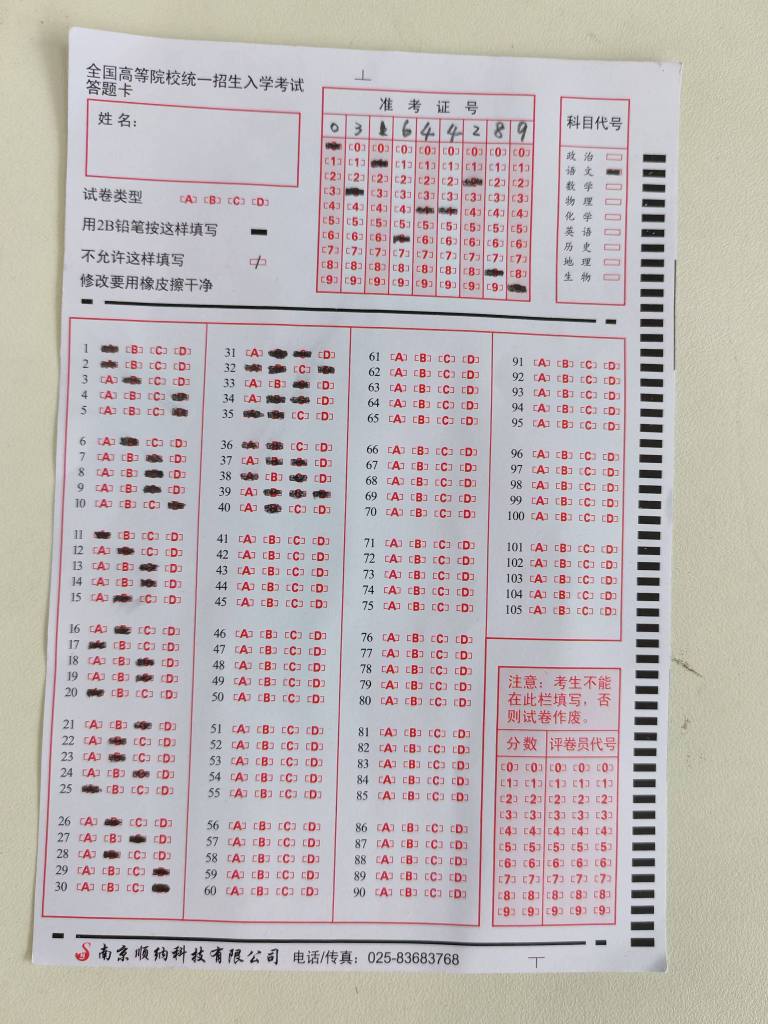
#> input picture dtk/dtk1.jpg, 3072 x 4096 px, found by its file name (shown at 1/4 size)
$ python C.py
#> lines starting #> are read from the running program, lines starting #| are printed output that depends on the picture; after the words box and inside, x2 and y2 are one past the last pixel; in counts of white or black regions, pixels touching at a corner belong together
import numpy as np
import cv2
import os
import math
from imutils import auto_canny, contours
import openpyxl

# 透视变换要找到变换矩阵。变换矩阵要求：原图的4个点坐标和变换之后的4个点坐标-现在已找到原图的4个点坐标. 需要找到变换之后的4个坐标  先对获取到的4个角点坐标按照一定顺序(顺时针或逆时针)排序
# 为了获取第四个点，编写一个函数seek_points通过两条边相交计算第四个点
def seek_points(A,B,C,D):
    # 计算直线 AB 和 CD 的斜率
    m_ab = (B[1] - A[1]) / (B[0] - A[0]) if B[0] != A[0] else float('inf')
    m_cd = (D[1] - C[1]) / (D[0] - C[0]) if D[0] != C[0] else float('inf')
    # 计算求出第四个点
    x=(m_ab*A[0]-m_cd*C[0]+C[1]-A[1])/(m_ab-m_cd)
    y = m_ab * (x - A[0]) + A[1]
    return [x,y]
# 找到对应的四个点
def order_points(pts):
    rect = np.zeros((6, 2), dtype='float32') # 创建全是0的矩阵, 来接收等下找出来的6个角的坐标
    rect_f = np.zeros((4, 2), dtype='float32')  # 创建全是0的矩阵, 来接收等下找出来的透视变换矩阵的4个角的坐标
    sorted_x = np.argsort(pts[:, 0])
    # 左上、下角的点
    if pts[sorted_x[0]][1] <= pts[sorted_x[1]][1]:
        rect[0]=pts[sorted_x[0]]  # 左上
        rect[1] = pts[sorted_x[1]]  # 左下
    else:
        rect[0] = pts[sorted_x[1]]
        rect[1] = pts[sorted_x[0]]
    # 右上、右中的点
    if pts[sorted_x[5]][1] <= pts[sorted_x[4]][1]:
        rect[2] = pts[sorted_x[5]]  # 右上
        rect[4] = pts[sorted_x[4]]  # 右中
    else:
        rect[2] = pts[sorted_x[4]]
        rect[4] = pts[sorted_x[5]]
    # 使用 np.argsort 获取 y 坐标排序后的索引
    sorted_y = np.argsort(pts[:, 1])
    # 下中的点
    if pts[sorted_y[5]][0] > pts[sorted_y[4]][0]:
        rect[5] = pts[sorted_y[5]]  # 下中
    else:
        rect[5] = pts[sorted_y[4]]  # 下中
    rect[3]=seek_points(rect[1],rect[5],rect[2],rect[4])
    # print(rect[3])
    rect_f[0]=rect[0]
    rect_f[1]=rect[2]
    rect_f[2]=rect[3]
    rect_f[3]=rect[1]
    return rect_f


# 透视变换函数
def four_point_transform(image, pts):
    rect = order_points(pts) # 对输入的4个坐标排序
    # 将排序后的点分别赋值给左上角（tl）、右上角（tr）、右下角（br）和左下角（bl）
    (tl, tr, br, bl) = rect
    widthA = np.sqrt((br[0] - bl[0]) ** 2 + (br[1] - bl[1]) ** 2)# 下两点距离 # 空间中两点的距离
    widthB = np.sqrt((tr[0] - tl[0]) ** 2 + (tr[1] - tl[1]) ** 2)# 上两点距离
    max_width = max(int(widthA), int(widthB))
    heightA = np.sqrt((tr[0] - br[0]) ** 2 + (tr[1] - br[1]) ** 2)# 右两点距离
    heightB = np.sqrt((tl[0] - bl[0]) ** 2 + (tl[1] - bl[1]) ** 2)# 左两点距离
    max_height = max(int(heightA), int(heightB))
    dst = np.array([ # 构造变换之后的对应坐标位置
        [0, 0],
        [max_width - 1, 0],
        [max_width - 1, max_height - 1],
        [0, max_height - 1]], dtype='float32') # 从0开始所以减一
    M = cv2.getPerspectiveTransform(rect, dst) # 计算变换矩阵
    warped = cv2.warpPerspective(image, M, (max_width, max_height)) # 透视变换-图片摆正
    return warped


def main():
    # 设置输出目录
    output_dir = r"D:\dtk"

    # 读取图像
    img = cv2.imread(r"D:\dtk\dtk1.jpg")
#> img is the input picture: shape (4096, 3072, 3); mean B, G, R 181.3, 181.4, 188.3

    # 将图像转换为灰度图
    gray = cv2.cvtColor(img, cv2.COLOR_BGR2GRAY)

    # 对灰度图像应用高斯模糊，减少噪声
    blurred = cv2.GaussianBlur(gray, (7, 7), 0)
    # 保存模糊后的图像
    cv2.imwrite(os.path.join(output_dir, 'blurred.jpg'), blurred)

    # 使用Canny算法进行边缘检测
    edged = cv2.Canny(blurred, 75, 200)
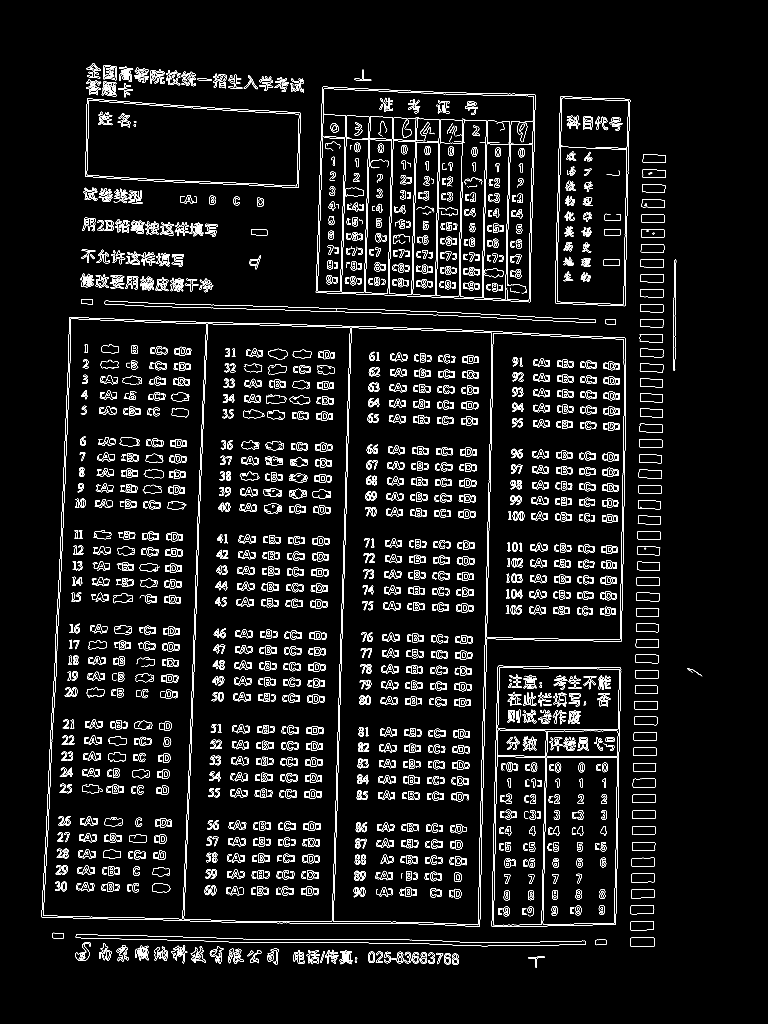
#> edged: shape (4096, 3072) (shown at 1/4 size); 2.9% white in thin lines or dots, all inside (x1, y1, x2, y2) = (166, 253, 2809, 3872)
    # 保存边缘检测后的图像
    cv2.imwrite(os.path.join(output_dir, 'edged.jpg'), edged)

    # 检测边缘图像中的轮廓
    cnts = cv2.findContours(edged.copy(), cv2.RETR_EXTERNAL, cv2.CHAIN_APPROX_SIMPLE)[0]
#> cnts = 432 contours, 212 with area under 20; largest, box (x1, y1, x2, y2) and area: (166, 1268, 2504, 3707) 4772149, (1263, 347, 2142, 1209) 702066, (1967, 2663, 2485, 3707) 511690, (341, 394, 1203, 751) 260512, (2222, 386, 2521, 1225) 230566

    # 创建一个图像副本，用于绘制轮廓
    contours_img = img.copy()
    # 在图像上绘制所有检测到的轮廓
    cv2.drawContours(contours_img, cnts, -1, (0, 0, 255), 3)
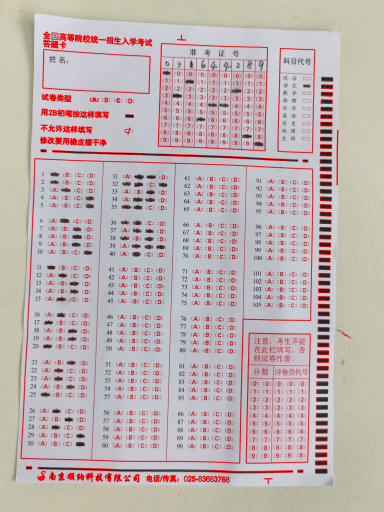
#> contours_img: shape (4096, 3072, 3) (shown at 1/8 size); mean B, G, R 177.5, 177.9, 191.3
    # 保存绘制轮廓后的图像
    cv2.imwrite(os.path.join(output_dir, 'contours_img.jpg'), contours_img)

    # 初始化计数器
    count = 0
    # 确保至少检测到一个轮廓
    if len(cnts) > 0:
        # 根据轮廓面积对轮廓进行降序排序
        cnts = sorted(cnts, key=cv2.contourArea, reverse=True)
        # 根据轮廓周长对轮廓进行降序排序
        cnts = sorted(cnts, key=lambda c: cv2.arcLength(c, True), reverse=True)
        # 遍历排序后的轮廓
        for c in cnts:
            # 计算轮廓的周长
            perimeter = cv2.arcLength(c, True)
            # 对轮廓进行多边形近似
            approx = cv2.approxPolyDP(c, 0.025 * perimeter, True)
            # 如果近似后的轮廓有6个点，认为找到了答题卡的轮廓
            if len(approx) == 6:
                docCnt = approx
                area = cv2.contourArea(c)
                # 如果是第一个找到的轮廓，绘制圆点和编号
                if count == 0:
                    for pt in approx:
                        cv2.circle(img, (int(pt[0][0]), int(pt[0][1])), 15, (0, 0, 255), -1)
                    cv2.putText(img, str(count), (approx[0][0][0] + 10, approx[0][0][1] + 10),
                                cv2.FONT_HERSHEY_SIMPLEX, 0.5, (255, 0, 0), 2)
                # 更新计数器
                count += 1
                # 找到答题卡轮廓后，跳出循环
                break
#> this loop made 1 pass
#> (perimeter, area, count) on pass 1: (9431.1, 4772149, 1)
#> after the loop, count = 1

    # 保存标记了轮廓的图像
    cv2.imwrite(os.path.join(output_dir, 'dd.jpg'), img)

    # 进行透视变换，对图像进行校正
    warped = four_point_transform(gray, docCnt.reshape(6, 2))
#> in order_points, `sorted_x = np.argsort(pts[:, 0])`: sorted_x = [1, 0, 2, 3, 4, 5]
#> in order_points, `sorted_y = np.argsort(pts[:, 1])`: sorted_y = [0, 5, 3, 4, 1, 2]
#> in four_point_transform, `rect = order_points(pts)`: rect = [[278, 1268], [2501, 1352], [2471.7, 3718], [167, 3668]]
#> in four_point_transform, `(tl, tr, br, bl) = rect`: tl = [278, 1268]; tr = [2501, 1352]; br = [2471.7, 3718]; bl = [167, 3668]
#> in four_point_transform, `widthA = np.sqrt((br[0] - bl[0]) ** 2 + (br[1] - bl[1]) ** 2)# 下两点距离`: widthA = 2305.2
#> in four_point_transform, `widthB = np.sqrt((tr[0] - tl[0]) ** 2 + (tr[1] - tl[1]) ** 2)# 上两点距离`: widthB = 2224.6
#> in four_point_transform, `max_width = max(int(widthA), int(widthB))`: max_width = 2305
#> in four_point_transform, `heightA = np.sqrt((tr[0] - br[0]) ** 2 + (tr[1] - br[1]) ** 2)# 右两点距离`: heightA = 2366.2
#> in four_point_transform, `heightB = np.sqrt((tl[0] - bl[0]) ** 2 + (tl[1] - bl[1]) ** 2)# 左两点距离`: heightB = 2402.6
#> in four_point_transform, `max_height = max(int(heightA), int(heightB))`: max_height = 2402
#> in four_point_transform, `dst = np.array([ # 构造变换之后的对应坐标位置 [0, 0], [max_width - 1, 0], [max_widt..`: dst = [[0, 0], [2304, 0], [2304, 2401], [0, 2401]]
#> in four_point_transform, `M = cv2.getPerspectiveTransform(rect, dst)`: M = [[1.04, 0.0479, -349], [-0.0398, 1.05, -1324], [-7.38e-06, 1.51e-05, 1]]
    # 保存透视变换后的图像
    cv2.imwrite(os.path.join(output_dir, 'warped.jpg'), warped)

    # 取出涂黑区域
    kernel = np.ones((9, 9), np.uint8)#9 9  图二  9 9
    dilated = cv2.dilate(warped, kernel, iterations=3)#3  图二  1
    cv2.imwrite(os.path.join(output_dir, 'dilated.jpg'), dilated)
    # 腐蚀
    eroded = cv2.erode(dilated, kernel, iterations=3)#3  图二  1
    cv2.imwrite(os.path.join(output_dir, 'eroded.jpg'), eroded)
    ret, marked_area = cv2.threshold(eroded, 173, 255,
                                     cv2.THRESH_BINARY)#173 255 图二  150 255
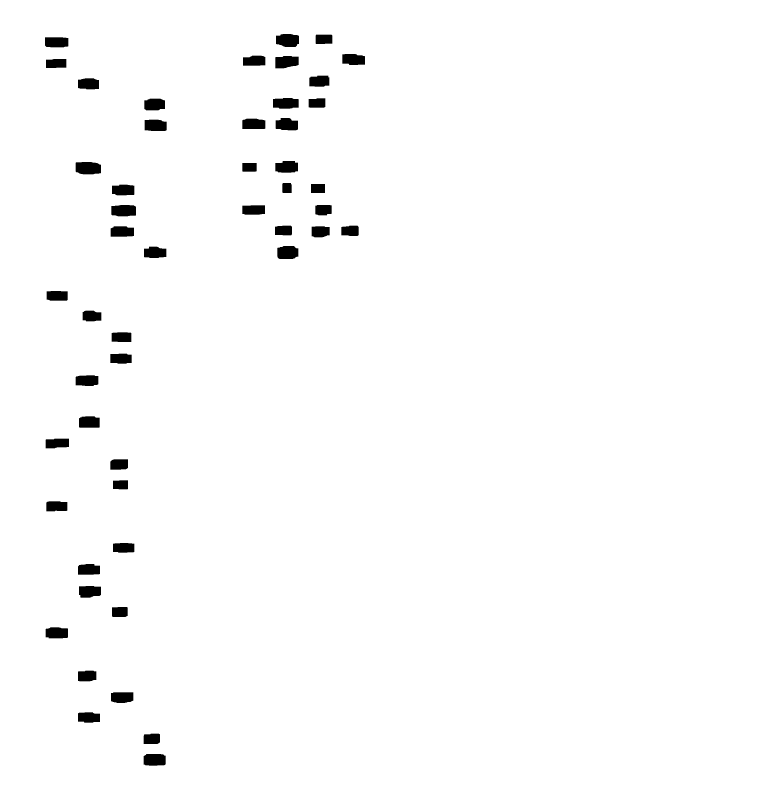
#> marked_area: shape (2402, 2305) (shown at 1/3 size); 98.4% white; 50 black regions
    cv2.imwrite(os.path.join(output_dir, 'marked_area.jpg'), marked_area)

    # 确定归一化的目标尺寸
    target_width = 100
    target_height = 100

    height, width = warped.shape
    # 计算归一化因子
    x_scale = target_width / width
    y_scale = target_height / height
    # 确定刻度间隔
    scale_x = int(2/x_scale)  # 可以根据图像大小调整
    scale_y = int(2/y_scale) # 可以根据图像大小调整
    # 绘制x轴刻度线和刻度值
    for i in range(0, width, scale_x):
        normalized_x = int(i * x_scale)
        cv2.line(warped, (i, 0), (i, 10), (0, 0, 255), 1)  # 绘制垂直刻度线
        cv2.putText(warped, str(normalized_x), (i, 20), cv2.FONT_HERSHEY_SIMPLEX, 0.5, (0, 0, 255), 1)
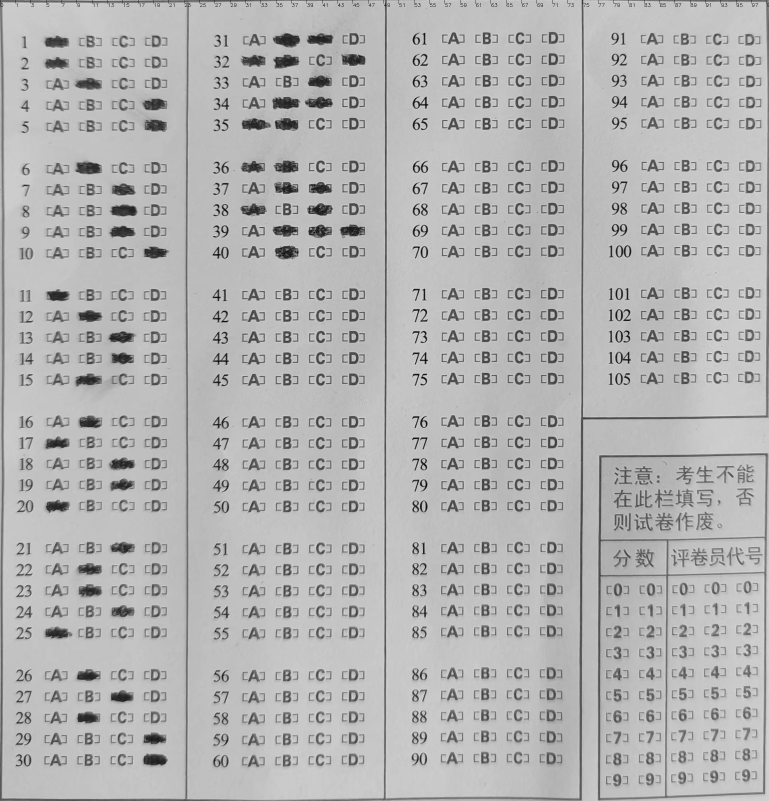
#> warped: shape (2402, 2305) (shown at 1/3 size); min 0, max 234, mean 179.5
    # 绘制y轴刻度线和刻度值
    for i in range(0, height, scale_y):
        normalized_y = int(i * y_scale)
        cv2.line(warped, (0, i), (10, i), (0, 0, 255), 1)  # 绘制水平刻度线
        cv2.putText(warped, str(normalized_y), (20, i), cv2.FONT_HERSHEY_SIMPLEX, 0.5, (0, 0, 255), 1)
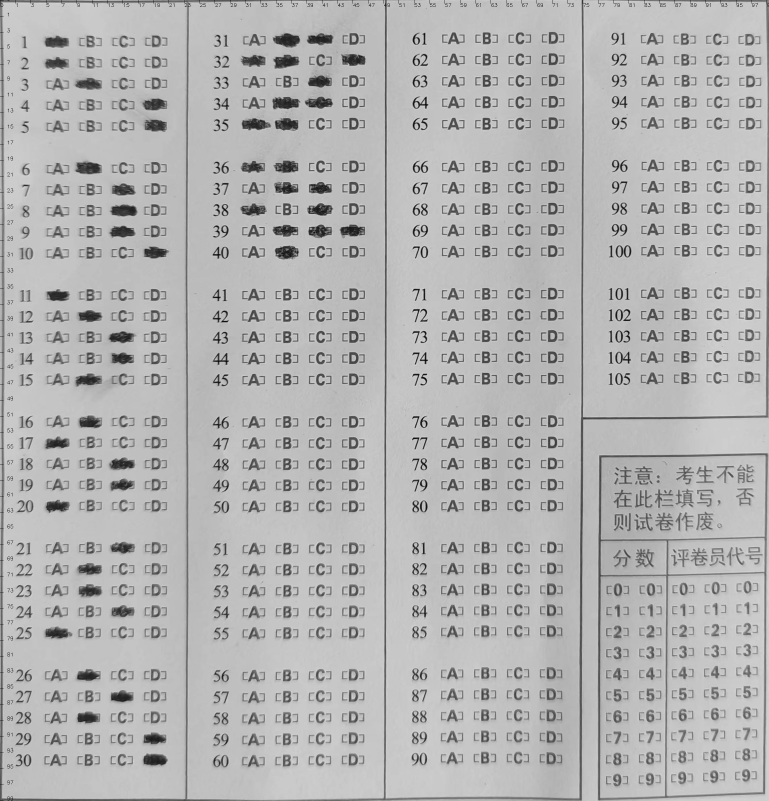
#> warped: shape (2402, 2305) (shown at 1/3 size); 0.05% of pixels changed, all inside (x1, y1, x2, y2) = (0, 0, 40, 2401)

    cv2.imwrite(os.path.join(output_dir, 'warped2.jpg'), warped)

    cnts, h = cv2.findContours(marked_area, cv2.RETR_LIST, cv2.CHAIN_APPROX_NONE)
#> cnts = 51 contours; largest, box (x1, y1, x2, y2) and area: (0, 0, 2305, 2402) 5531904, (226, 485, 304, 524) 2663, (827, 101, 898, 142) 2436, (333, 614, 409, 650) 2426, (825, 167, 897, 206) 2345; h = 51 rows, first 6: [1, -1, -1, -1], [2, 0, -1, -1], [3, 1, -1, -1], [4, 2, -1, -1], [5, 3, -1, -1], [6, 4, -1, -1]
    # 根据轮廓的x坐标对轮廓进行排序（从左到右）
    cnts = sorted(cnts, key=lambda cnt: cv2.boundingRect(cnt)[0])
    temp1_ans_img=warped
    for i, c in enumerate(cnts):
        cv2.drawContours(temp1_ans_img, cnts, i, (0, 0, 0), 1)
#> this loop made 51 passes
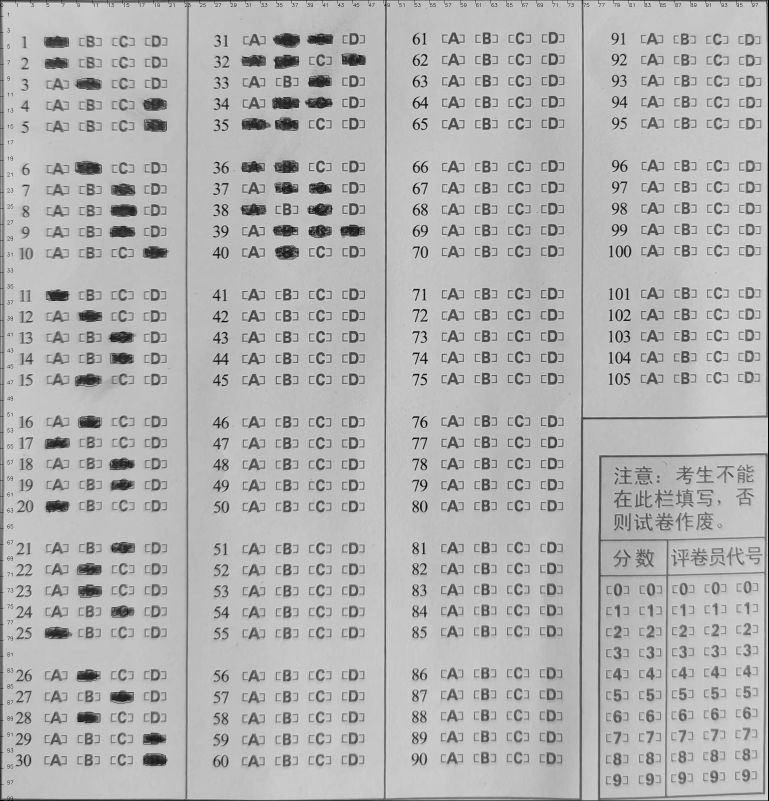
#> temp1_ans_img: shape (2402, 2305) (shown at 1/3 size); 0.33% of pixels changed, all inside (x1, y1, x2, y2) = (0, 0, 2305, 2402)
    cv2.imwrite(os.path.join(output_dir, 'temp1_ans_img.jpg'), temp1_ans_img)

    # 定义选项的x坐标和对应的题号
    option_x_coords = {6: 'A', 32: 'A', 58: 'A', 84: 'A',
                       11: 'B', 36: 'B', 62: 'B', 88: 'B',
                       15: 'C', 41: 'C', 67: 'C', 92: 'C',
                       19: 'D', 45: 'D',71: 'D', 97: 'D'}

    # 定义行的y坐标
    row_y_coords = {4.5:1 ,7:2 ,9.5:3 ,12.5:4,15:5,
                    20.5:6 ,23:7 ,25.5:8,28.5:9,31:10,
                    36:11 ,38.5:12 ,41.5:13,44:14,46.5:15,
                    52:16 ,54.5:17 ,57.5:18,59.5:19,62.5:20,
                    67.8:21 ,70.5:22 ,73:23,75.5:24,78.3:25,
                    83.3:26 ,86.2:27 ,89:28,91.5:29,94.2:30
    }

    # 用于存储选项的数组，假设有30行，每行4题
    answers = {i: [] for i in range(1, 106)}
#> answers = 105 items

    # 检查每个轮廓
    for cnt in cnts:
        # 获取轮廓的边界框
        x, y, w, h = cv2.boundingRect(cnt)
        tmp_x = 2  # 误差值
        tmp_y = 1.5
        # 计算轮廓的中心点坐标
        center_x = x + w // 2
        center_y = y + h // 2
        center_x *= x_scale
        center_y *= y_scale
        # print(center_x," ",center_y)
        # 检查面积和长宽比
        area = cv2.contourArea(cnt)
        aspect_ratio = float(w) / h if h != 0 else 0
        # print(aspect_ratio,"bus",area)
        if area < 200 or aspect_ratio < 0.2 or aspect_ratio > 5:
            print(area,aspect_ratio)
            continue

        # 确定选项
        for opt_x, opt_label in option_x_coords.items():
            if center_x <= opt_x + tmp_x and center_x + tmp_x >= opt_x:
                option = opt_label
                break
        else:
            continue  # 如果没有匹配的选项，跳过这个轮廓

        # 确定行
        for opt_y, rk in row_y_coords.items():
            if center_y <= opt_y + tmp_y and center_y + tmp_y >= opt_y:
                if center_x>=2 and center_x<=23:
                    ex=0
                elif center_x>=26 and center_x<=48:
                    ex=30
                elif center_x>=54 and center_x<=74:
                    ex=60
                elif center_x>=80 and center_x<=99:
                    ex=90
                row = rk + ex
                break
        else:
            continue  # 如果没有匹配的行，跳过这个轮廓
        answers[row].append(option)
#> this loop made 51 passes
#> (x, y, w, h, center_x, center_y, area, aspect_ratio) on passes 1 to 8: (0, 0, 2305, 2402, 49.98, 50, 5531904, 0.96), (134, 111, 72, 32, 7.38, 5.29, 2120, 2.25), (136, 1881, 69, 35, 7.38, 79.02, 2142.5, 1.97), (136, 1315, 72, 31, 7.46, 55.37, 1947.5, 2.32), (137, 176, 63, 29, 7.29, 7.91, 1661.5, 2.17), (138, 1503, 65, 32, 7.38, 63.24, 1881.5, 2.03), (139, 872, 65, 31, 7.42, 36.93, 1857, 2.1), (226, 1125, 70, 34, 11.32, 47.54, 2101.5, 2.06)
        # 记录答案

    # 创建一个新的Excel工作簿
    wb = openpyxl.Workbook()
    ws = wb.active  # 获取活动工作表

    # 将答案写入工作表
    for question, options in answers.items():  # 题号从1开始
        # 将题号写入A列
        ws[f'A{question}'] = question
        # 将所有选项用逗号分隔，写入B列
        ws[f'B{question}'] = ', '.join(options)
#> this loop made 105 passes
    # 保存工作簿
    output_path = r"D:\dtk\answer.xlsx"  # 输出文件路径
    wb.save(output_path)
    # 打印答案
    for question, options in answers.items():
        print(f"Question {question}: {', '.join(options)}")


if __name__ == "__main__":
    main()
